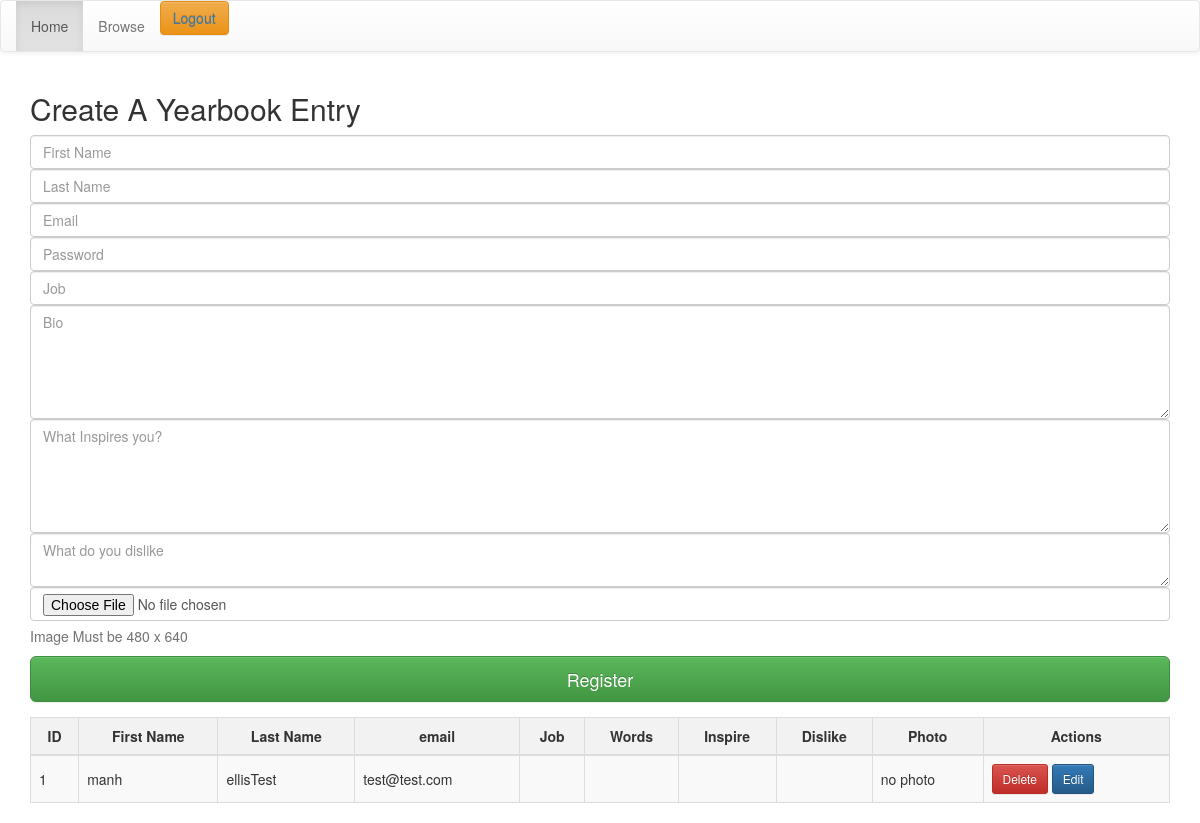
The app's page / (signed in), older data.
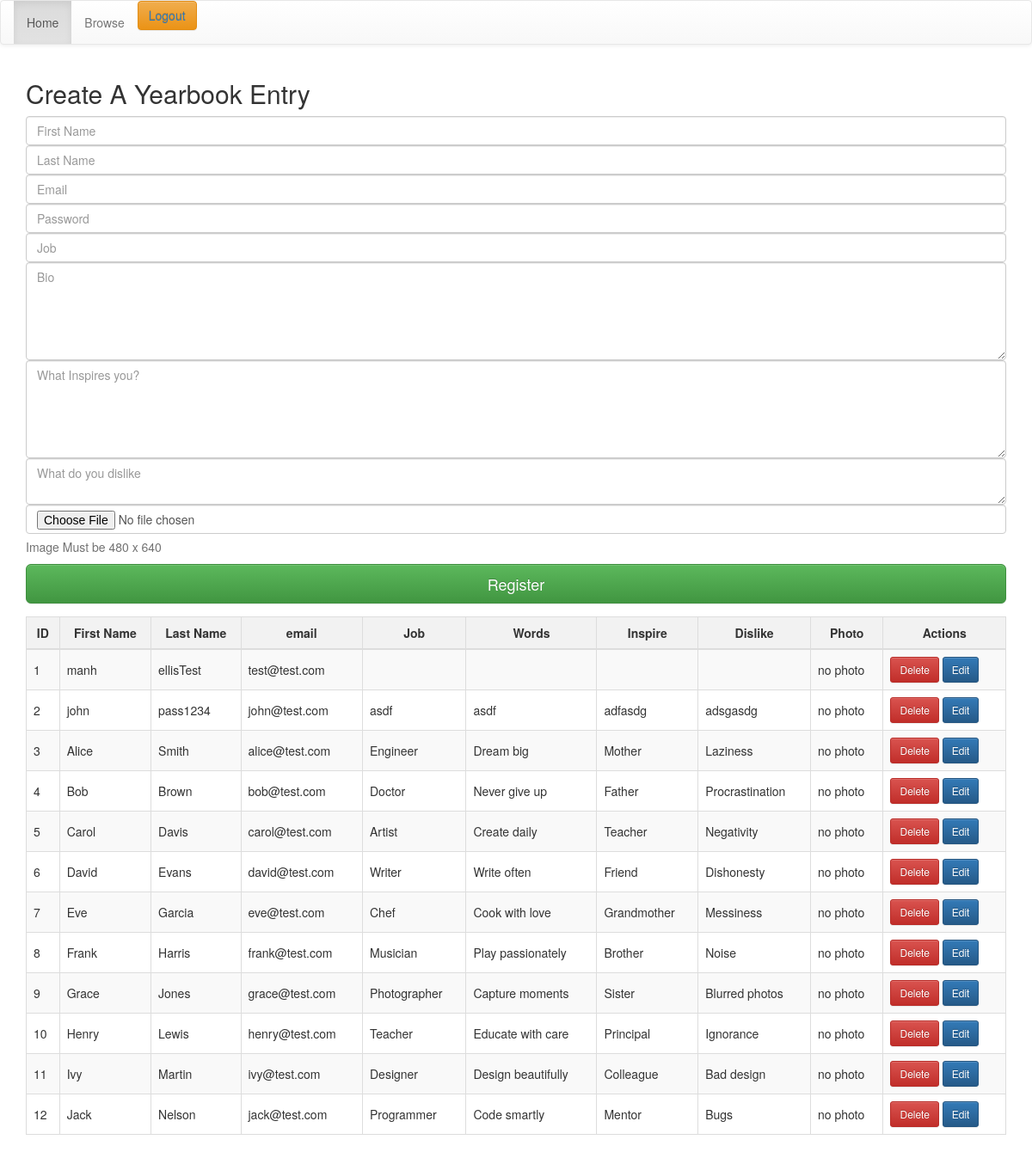
The same page, newer data.
### tables this page shows
CREATE TABLE `students_login` (
  `id` int(8) NOT NULL,
  `fn` varchar(16) NOT NULL,
  `ln` varchar(16) NOT NULL,
  `photo` varchar(64) DEFAULT NULL,
  `job` varchar(64) DEFAULT NULL,
  `words` varchar(256) DEFAULT NULL,
  `inspire` varchar(256) DEFAULT NULL,
  `dislike` varchar(256) DEFAULT NULL,
  `email` varchar(100) NOT NULL,
  `password` varchar(255) NOT NULL
);

### index.php (the view, shortened to what this page needs)
<?php
include_once 'crud.php';
$fn = '';
$ln = '';
$words = '';
$job = '';
$inspire = '';
$dislike = '';
?>
<!DOCTYPE html>
<html>
<head>
    <link rel="stylesheet" href="https://maxcdn.bootstrapcdn.com/bootstrap/3.3.7/css/bootstrap.min.css">
    <link rel="stylesheet" href="https://maxcdn.bootstrapcdn.com/bootstrap/3.3.7/css/bootstrap-theme.min.css">
    <link rel="stylesheet" href="./styles.css">
</head>
<body>
    <header>
        <nav class="navbar navbar-default">
            <div class="container-fluid">
                <ul class="nav navbar-nav">
                    <li class="active"><a href="index.php">Home</a></li>
                    <li><a href="browse.php">Browse</a></li>
                    <li><button type="button" class="btn btn-warning"><a href="logout.php">Logout</a></button></li>
                </ul>
            </div>
        </nav>
    </header>
    <div class="container">
        <form class="form-signin" method="POST" enctype="multipart/form-data">
            <h2 class="form-signin-heading">Create A Yearbook Entry</h2>
            <div class="form-group">
                <input type="text" name="firstname" class="form-control" id='firstname' placeholder="First Name" value="<?php echo htmlspecialchars($fn); ?>" required>
                <input type="text" name="lastname" class="form-control" id='lastname' placeholder="Last Name" value="<?php echo htmlspecialchars($ln); ?>" required>
                <input type='email' name='email' class='form-control' placeholder="Email" required>
                <input type='password' name='password' class='form-control' placeholder="Password" required>
                <input type="text" id="job" name="job" class='form-control' placeholder="Job" value="<?php echo htmlspecialchars($job); ?>" required>
                <textarea class="form-control" name="words" placeholder="Bio" rows="5" value="" required><?php echo htmlspecialchars($words); ?></textarea>
                <textarea class="form-control" name="inspire" placeholder="What Inspires you?" rows="5" value="" required><?php echo htmlspecialchars($inspire); ?></textarea>
                <textarea class="form-control" name="dislike" placeholder="What do you dislike" rows="2" value="" required><?php echo htmlspecialchars($dislike); ?></textarea>
                <input class="form-control" placeholder="Photo Upload" name='photo' type="file">
                <p class="help-block">Image Must be 480 x 640</p>
                <?php if (isset($_GET['edit'])) : ?>
                    <button class="btn btn-lg btn-primary btn-block" name='update' type="update">Update My Page</button>
                <?php else : ?>
                    <button class="btn btn-lg btn-success btn-block" name='save' type="save">Register</button>
                <?php endif; ?>
            </div>
        </form>
    </div>
    <div class="container">
        <table class="table table-bordered table-hover table-striped">
            <thead>
                <tr>
                    <th>ID</th>
                    <th>First Name</th>
                    <th>Last Name</th>
                    <th>email</th>
                    <th>Job</th>
                    <th>Words</th>
                    <th>Inspire</th>
                    <th>Dislike</th>
                    <th >Photo</th>
                    <th>Actions</th>
                </tr>
            </thead>
            <tbody>
                <?php
                $res = $mySQLiconn->query("SELECT * FROM students_login");
                while ($row = $res->fetch_array()) {
                ?>
                    <tr>
                        <td><?php echo $row['id']; ?></td>
                        <td><?php echo $row['fn']; ?></td>
                        <td><?php echo $row['ln']; ?></td>
                        <td><?php echo $row['email']; ?></td>
                        <td><?php echo $row['job']; ?></td>
                        <td><?php echo $row['words']; ?></td>
                        <td><?php echo $row['inspire']; ?></td>
                        <td><?php echo $row['dislike']; ?></td>
                        <td>
                            <?php if ($row['photo'] == "") { ?>
                                <span>no photo</span>
                            <?php } else { ?>
                                <img src="./uploaded_files/<?php echo htmlspecialchars($row['photo']); ?>" alt="photo" class="img-thumbnail" style="width: 100px; height: 100px;">
                            <?php } ?>
                        </td>
                        <td>
                            <a href="?del=<?php echo $row['id']; ?>" class="btn btn-danger btn-sm">Delete</a>
                            <a href="?edit=<?php echo $row['id']; ?>" class="btn btn-primary btn-sm">Edit</a>
                        </td>
                    </tr>
                <?php
                }
                ?>
            </tbody>
        </table>
    </div>
</body>
</html>

Row changes from the older to the newer data that the page shows:
added students_login: id "2", fn "john", ln "pass1234", email "john@test.com", job "asdf", words "asdf", inspire "adfasdg", dislike "adsgasdg", photo "no photo"
added students_login: id "3", fn "Alice", ln "Smith", email "alice@test.com", job "Engineer", words "Dream big", inspire "Mother", dislike "Laziness", photo "no photo"
added students_login: id "4", fn "Bob", ln "Brown", email "bob@test.com", job "Doctor", words "Never give up", inspire "Father", dislike "Procrastination", photo "no photo"
added students_login: id "5", fn "Carol", ln "Davis", email "carol@test.com", job "Artist", words "Create daily", inspire "Teacher", dislike "Negativity", photo "no photo"
added students_login: id "6", fn "David", ln "Evans", email "david@test.com", job "Writer", words "Write often", inspire "Friend", dislike "Dishonesty", photo "no photo"
added students_login: id "7", fn "Eve", ln "Garcia", email "eve@test.com", job "Chef", words "Cook with love", inspire "Grandmother", dislike "Messiness", photo "no photo"
added students_login: id "8", fn "Frank", ln "Harris", email "frank@test.com", job "Musician", words "Play passionately", inspire "Brother", dislike "Noise", photo "no photo"
added students_login: id "9", fn "Grace", ln "Jones", email "grace@test.com", job "Photographer", words "Capture moments", inspire "Sister", dislike "Blurred photos", photo "no photo"
added students_login: id "10", fn "Henry", ln "Lewis", email "henry@test.com", job "Teacher", words "Educate with care", inspire "Principal", dislike "Ignorance", photo "no photo"
added students_login: id "11", fn "Ivy", ln "Martin", email "ivy@test.com", job "Designer", words "Design beautifully", inspire "Colleague", dislike "Bad design", photo "no photo"
added students_login: id "12", fn "Jack", ln "Nelson", email "jack@test.com", job "Programmer", words "Code smartly", inspire "Mentor", dislike "Bugs", photo "no photo"
